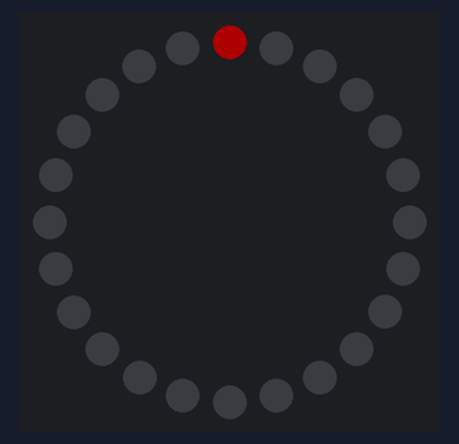
A sketch run on a simulated Arduino Uno, built with avr-gcc and run on an emulated ATmega328P. Shown: 24 RGB LEDs in a ring, first at the top, clockwise. Dim RGB values are drawn brighter than linear.

Above: at 0.01 s.
At 1.55 s:
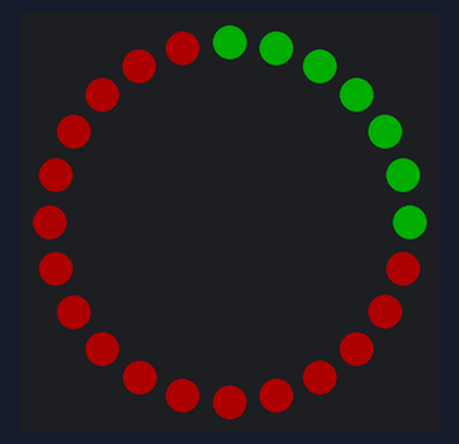
At 2.42 s:
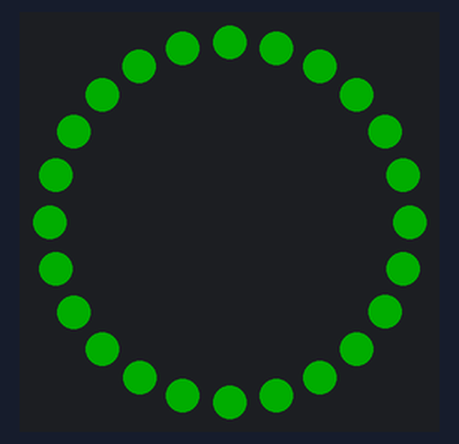
At 3.09 s:
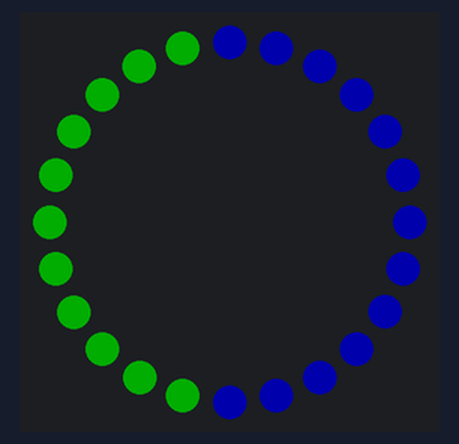
At 4.63 s:
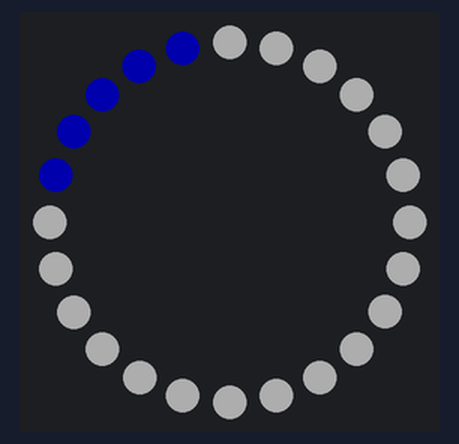
At 6.2 s:
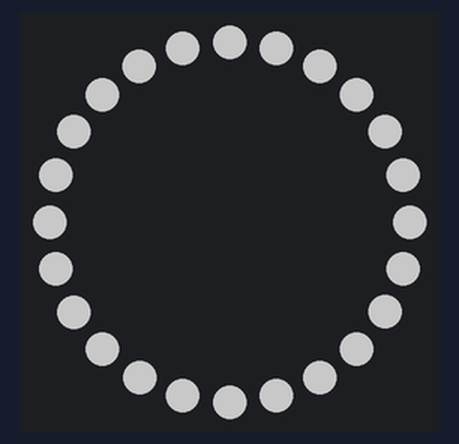

The sketch:

Desk-arc-lamp-white-only.ino
```cpp
/*
 * This project is for an electronics workbench lighing set up.
 * The electronics workbench will use an ATX power supply.
 * As ATX power supplies require 10 watts of draw before they will turn on as a safety precation, this lighting setup will use those 10 watts in a productive manner.
 * The plan is to use an Adafruit 5v Pro along with two sets of RGBW LEDs, a 1 meter 30 light strand and a 24 light ring on a magnifier.
 * Each will be turned on independently by one of two buttons that will be connected to the Trinket. I may also connect a 5v cooling fan.
 * Pin 6 will be the control pin for the 30 LED strand. The button will be on Pin 12.
 * Pin 5 will be the control pin for the 24 LED ring. The button will be on Pin 10
 *The sequence will be, when a button is pushed, the light controlled by it will cycle through all its colors before going to a slightly blueish white.
*/

/*
 * These '#define' statements are called preprocessor directives.
 * They happen before your code is compiled.
 * Essentially the preprocessor just replaces one thing with another in your
 * code. So '#define PIN 6' means that all references to 'PIN' in your code
 * become '6' before compiling
*/

#include <Adafruit_NeoPixel.h>

#ifdef __AVR__
  #include <avr/power.h>
#endif

#define PIN_5 5
#define PIN_6 6
#define PIN_10 10
#define PIN_12 12

#define NUM_LEDS_RING 24
#define NUM_LEDS_STRIP 30

#define BRIGHTNESS 50

Adafruit_NeoPixel strip = Adafruit_NeoPixel(NUM_LEDS_RING, PIN_6, NEO_GRBW + NEO_KHZ800);


void setup() {
  // This is for Trinket 5V 16MHz, you can remove these three lines if you are not using a Trinket
  #if defined (__AVR_ATtiny85__)
    if (F_CPU == 16000000) clock_prescale_set(clock_div_1);
  #endif
  // End of trinket special code
  strip.setBrightness(BRIGHTNESS);
  strip.begin();
  strip.show(); // Initialize all pixels to 'off'

  // Do the inital color animation
  colorAnimation();
}

void loop()
{
  //Code will go in here that periodically checks for things
}

// Simple function for iterating through colors on the led strip
void colorAnimation()
{
  colorWipe(strip.Color(255, 0, 0), 50); // Red
  colorWipe(strip.Color(0, 255, 0), 50); // Green
  colorWipe(strip.Color(0, 0, 255), 50); // Blue
  colorWipe(strip.Color(0, 0, 0, 255), 50); // White
  colorWipe(strip.Color(255, 255, 255, 255), 50); // All
  colorWipe(strip.Color(255, 255, 255, 255), 90); // All
}

// Fill the dots one after the other with a color
void colorWipe(uint32_t c, uint8_t wait) {
  for(uint16_t i=0; i<strip.numPixels(); i++) {
    strip.setPixelColor(i, c);
    strip.show();
    delay(wait);
  }
}
```
